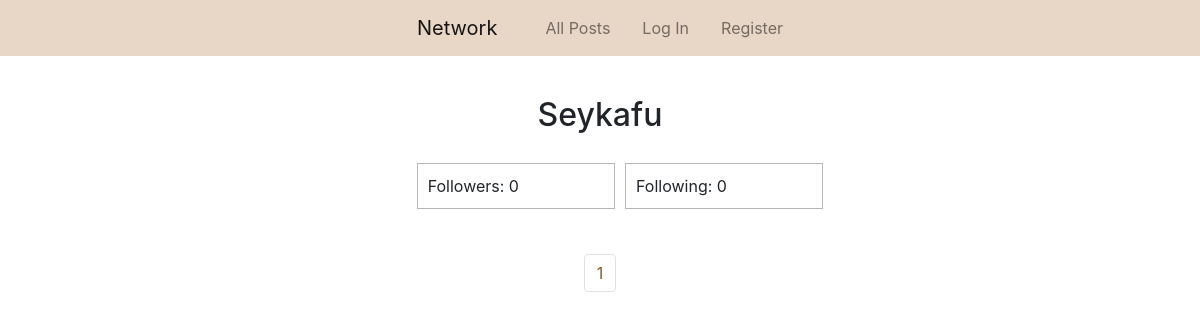
/profile/2, run on an earlier commit of the app's database.
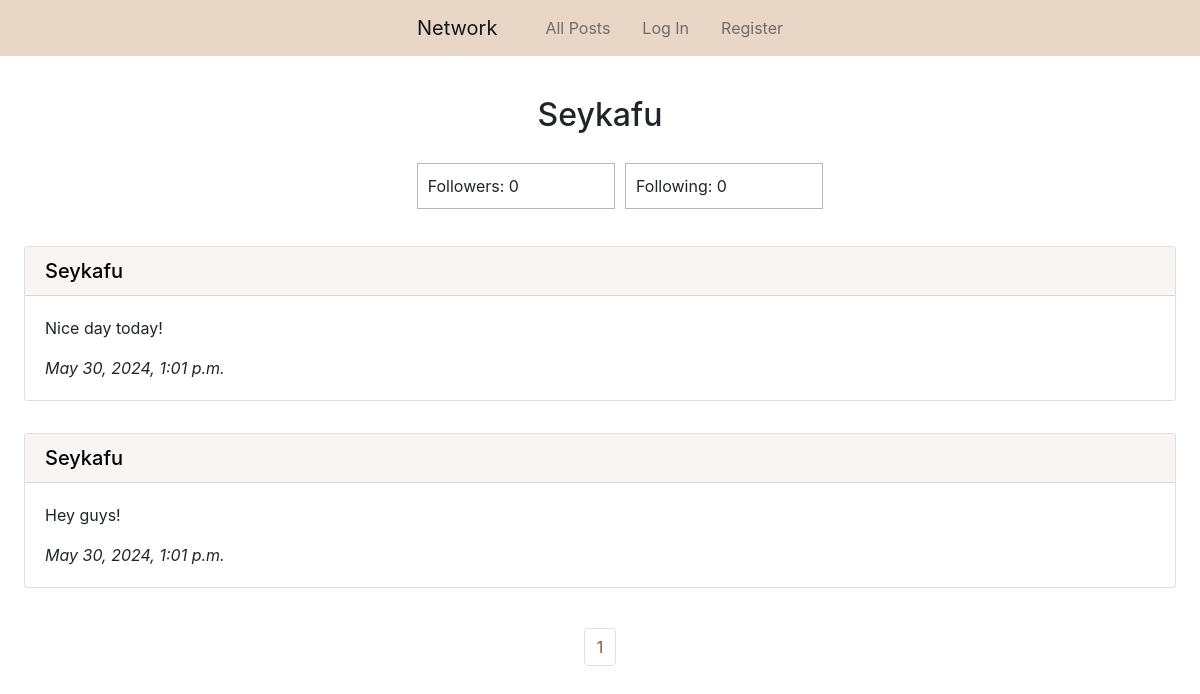
And on a later commit of the database.
### network/models.py (models this page shows, shortened)
class User(AbstractUser):
    pass

class Post(models.Model):
    content = models.CharField(max_length=300)
    user = models.ForeignKey(User, on_delete=models.CASCADE, related_name="post_user")
    date_time = models.DateTimeField(auto_now_add=True)

### network/views.py (the view)
# urls.py: path("profile/<int:user_id>", views.profile, name="profile"),
def profile(request, user_id):
    profile_user = User.objects.get(pk=user_id)
    user_posts = Post.objects.filter(user=profile_user).order_by("id").reverse()
    paginator = Paginator(user_posts, 10)
    page_number = request.GET.get("page")
    page_posts = paginator.get_page(page_number)
    followers = Follow.objects.filter(user_following=profile_user)
    following = Follow.objects.filter(user_follower=profile_user)
    try:
        if len(followers.filter(user_follower=request.user)) != 0:
            is_following = True
        else:
            is_following = False
    except:
        is_following = False
    return render(request, "network/profile.html", {
        "page_posts": page_posts,
        "profile_user": profile_user,
        "followers": followers,
        "following": following,
        "is_following": is_following
    })

### network/templates/network/profile.html (shortened to what this page needs)
{% extends "network/layout.html" %}
{% block body %}
    <h2 class="px-5 pt-4 pb-3 mt-3 text-center">{{ profile_user.username | capfirst }}</h2>
    <ul class="row d-flex justify-content-center">
        <li class="col-2 follow-border">
            Followers: {{ followers.count }}
        </li>
        <li class="col-2 follow-border">
            Following: {{ following.count }}
        </li>
    </ul>
    {% for post in page_posts %}
        <div class="px-4 py-3">
            <div class="card">
                <h5 class="card-header bg-brown"><a class="blacklink" href="{% url 'profile' user_id=post.user.id %}">{{ post.user.username | capfirst }}</a></h5>
                <div class="card-body">
                <p class="card-text">{{ post.content }}</p>
                <p class="card-text"><i>{{ post.date_time }}</i></p>
                </div>
            </div>
        </div>
    {% endfor %}
    <br>
    <nav aria-label="Page navigation">
        <ul class="pagination d-flex justify-content-center">
            {% for i in page_posts.paginator.page_range %}
                <li class="page-item"><a class="page-link brown-text" href="?page={{ i }}">{{ i }}</a></li>
            {% endfor %}
        </ul>
      </nav>
{% endblock %}

### network/templates/network/layout.html (shortened to what this page needs)
{% load static %}
<!DOCTYPE html>
<html lang="en">
    <head>
        <link rel="stylesheet" href="https://stackpath.bootstrapcdn.com/bootstrap/4.4.1/css/bootstrap.min.css">
        <link href="{% static 'network/styles.css' %}" rel="stylesheet">
    </head>
    <body>
        <nav class="navbar navbar-expand-lg navbar-light bg-light justify-content-center">
            <a class="navbar-brand px-3" href="{% url 'index' %}">Network</a>
            <div>
              <ul class="navbar-nav mr-auto">
                <li class="nav-item">
                  <a class="nav-link px-3" href="{% url 'index' %}">All Posts</a>
                </li>
                {% if user.is_authenticated %}
                    <li class="nav-item">
                        <a class="nav-link px-3" href="#">Following</a>
                    </li>
                    <li class="nav-item">
                        <a class="nav-link px-3" href="{% url 'create' %}">Create Post</a>
                    </li>
                    <li class="nav-item">
                        <a class="nav-link px-3" href="{% url 'logout' %}">Log Out</a>
                    </li>
                {% else %}
                    <li class="nav-item">
                        <a class="nav-link px-3" href="{% url 'login' %}">Log In</a>
                    </li>
                    <li class="nav-item">
                        <a class="nav-link px-3" href="{% url 'register' %}">Register</a>
                    </li>
                {% endif %}
              </ul>
            </div>
          </nav>
        <div class="body">
            {% block body %}
            {% endblock %}
        </div>
    </body>
</html>

### network/static/network/styles.css (style rules this page uses)
.blacklink { color: black !important; }
.bg-light { background-color: #e8d6c7 !important; }
.bg-brown { background-color: #f8f5f4 !important; }
.brown-text { color: #8a5626 !important; }
.follow-border { border: solid 1px rgb(182, 180, 180); padding: 10px; margin: 5px; list-style-type: None; }

What changed in the data, as far as the page shows it:
added Post: user.username "Seykafu", content "Nice day today!", date_time "May 30, 2024, 1:01 p.m."
added Post: user.username "Seykafu", content "Hey guys!", date_time "May 30, 2024, 1:01 p.m."
